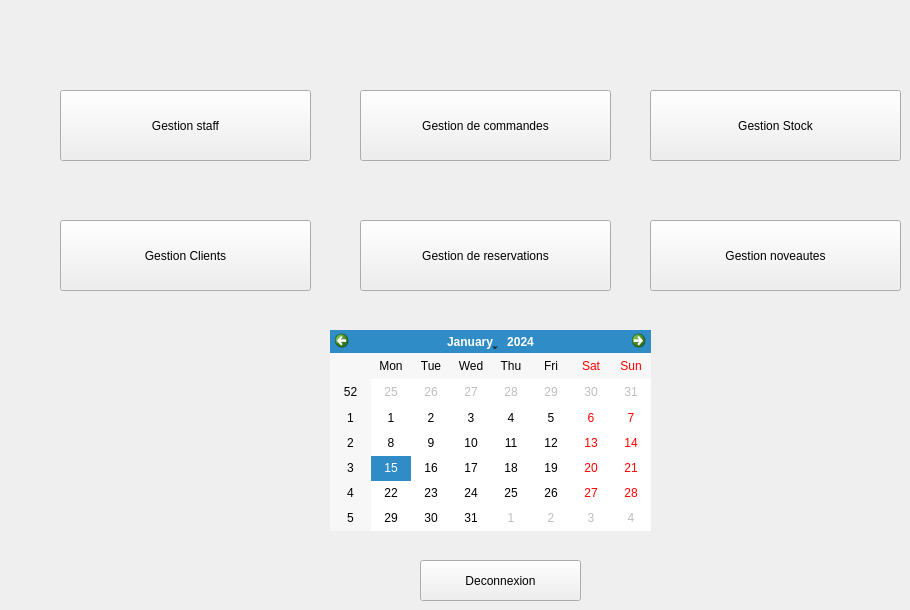
    <widget class="QWidget" name="Menu">
     <widget class="QPushButton" name="pushButton_gestioncom">
      <property name="geometry">
       <rect>
        <x>360</x>
        <y>90</y>
        <width>251</width>
        <height>71</height>
       </rect>
      </property>
      <property name="text">
       <string>Gestion de commandes</string>
      </property>
     </widget>
     <widget class="QPushButton" name="pushButton_gestionres">
      <property name="geometry">
       <rect>
        <x>360</x>
        <y>220</y>
        <width>251</width>
        <height>71</height>
       </rect>
      </property>
      <property name="text">
       <string>Gestion de reservations</string>
      </property>
     </widget>
     <widget class="QPushButton" name="pushButton_gestionstaff">
      <property name="geometry">
       <rect>
        <x>60</x>
        <y>90</y>
        <width>251</width>
        <height>71</height>
       </rect>
      </property>
      <property name="text">
       <string>Gestion staff</string>
      </property>
     </widget>
     <widget class="QPushButton" name="pushButton_gestionnouv">
      <property name="geometry">
       <rect>
        <x>650</x>
        <y>220</y>
        <width>251</width>
        <height>71</height>
       </rect>
      </property>
      <property name="text">
       <string>Gestion noveautes</string>
      </property>
     </widget>
     <widget class="QPushButton" name="pushButton_gestionstock">
      <property name="geometry">
       <rect>
        <x>650</x>
        <y>90</y>
        <width>251</width>
        <height>71</height>
       </rect>
      </property>
      <property name="text">
       <string>Gestion Stock</string>
      </property>
     </widget>
     <widget class="QPushButton" name="pushButton_gestionclient">
      <property name="geometry">
       <rect>
        <x>60</x>
        <y>220</y>
        <width>251</width>
        <height>71</height>
       </rect>
      </property>
      <property name="text">
       <string>Gestion Clients</string>
      </property>
     </widget>
     <widget class="QCalendarWidget" name="calendarWidget">
      <property name="geometry">
       <rect>
        <x>330</x>
        <y>330</y>
        <width>321</width>
        <height>201</height>
       </rect>
      </property>
     </widget>
     <widget class="QPushButton" name="pushButton_20">
      <property name="geometry">
       <rect>
        <x>420</x>
        <y>560</y>
        <width>161</width>
        <height>41</height>
       </rect>
      </property>
      <property name="text">
       <string>Deconnexion</string>
      </property>
     </widget>
    </widget>
